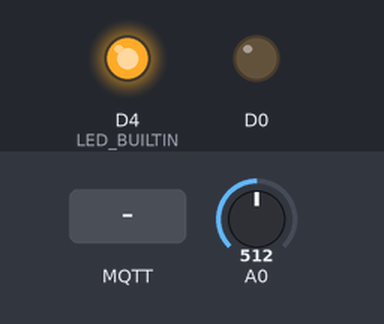
A sketch run on a simulated ESP8266 (NodeMCU). On the bench: output pins drawn as LEDs (lit = HIGH, except the on-board LED, lit = LOW). The inputs (shaded band) are chosen by the test bench; at power-on: A0 = 512. WiFi joins after 1.5 s; servers stay silent unless stated; no MQTT or app messages arrive unless stated; what the sketch prints to the serial monitor is not drawn.

Above: at 2.8 s.
2.9 s: MQTT message "1" arrives on the first subscribed topic
At 4.1 s:
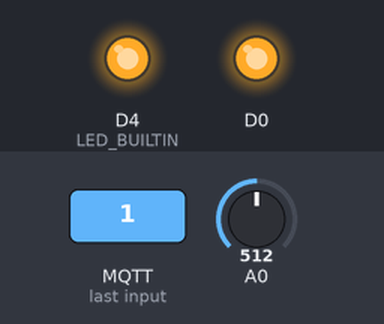
4.4 s: MQTT message "0" arrives on the first subscribed topic
At 5.5 s:
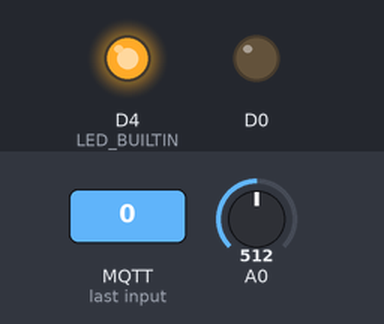
8.0 s: A0 set to 990
20.1 s: A0 set to 1010
Timing chart, 0 to 22.6 s (numbered marks = the images above; inputs shaded):
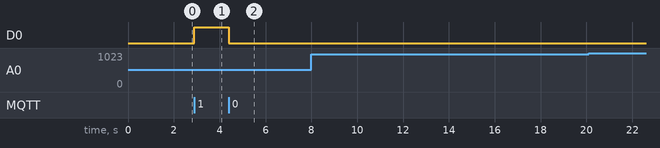

Measured:
- after the input at 2.9 s, D0: LOW → HIGH at once
- after the input at 4.4 s, D0: HIGH → LOW at once
- after the input at 8.0 s, every drawn part: stays the same
- after the input at 20.1 s, every drawn part: stays the same

The sketch:

IBM_Multiple_publish_subscribe.ino
```cpp
#include <ESP8266WiFi.h>
#include <PubSubClient.h>
#include <ArduinoJson.h>

//-------- Customise these values -----------
const char* ssid = "OnePlus";
const char* password = "subham123";

#define ORG "w3zu71"
#define DEVICE_TYPE "NodeMcu"
#define DEVICE_ID "demoDevice"
#define TOKEN "Xa5!fEa4n-nsZ&vn?Y"
//-------- Customise the above values --------

char server[] = ORG ".messaging.internetofthings.ibmcloud.com";
char authMethod[] = "use-token-auth";
char token[] = TOKEN;
char clientId[] = "d:" ORG ":" DEVICE_TYPE ":" DEVICE_ID;

const char eventTopic[] = "iot-2/evt/status/fmt/json";
const char cmdTopic[] = "iot-2/cmd/led/fmt/json";

const char eventTopic1[] = "iot-2/evt/dataUS/fmt/json";
const char cmdTopic1[] = "iot-2/cmd/ultrasonic/fmt/json";


WiFiClient wifiClient;
void callback(char* topic, byte* payload, unsigned int payloadLength) {
  Serial.print("Message arrived [");
  Serial.print(topic);
  Serial.print("] ");

  for (int i = 0; i < payloadLength; i++) {
    Serial.print((char)payload[i]);
  }
  Serial.println();

  // Switch on the LED if an 1 was received as first character
  if ((char)payload[0] == '1') {
    digitalWrite(D0, HIGH);   // Turn the LED on (Note that LOW is the voltage level
    // but actually the LED is on; this is because
    // it is acive low on the ESP-01)
  } else {
    digitalWrite(D0, LOW);  // Turn the LED off by making the voltage HIGH
  }

}
PubSubClient client(server, 1883, callback, wifiClient);

int publishInterval = 5000; // 5 seconds//Send adc every 5sc
long lastPublishMillis;

void setup() {
  Serial.begin(9600); Serial.println();
  pinMode(LED_BUILTIN, OUTPUT);
  pinMode(D0,OUTPUT);
  wifiConnect();
  mqttConnect();
}

void loop() {
  if (millis() - lastPublishMillis > publishInterval) {
    publishData();
    lastPublishMillis = millis();
  }

  if (!client.loop()) {
    mqttConnect();
  }
}

void wifiConnect() {
  Serial.print("Connecting to "); Serial.print(ssid);
  WiFi.begin(ssid, password);
  while (WiFi.status() != WL_CONNECTED) {
    delay(500);
    Serial.print(".");
  }
  Serial.print("nWiFi connected, IP address: "); Serial.println(WiFi.localIP());

}

void mqttConnect() {
  if (!!!client.connected()) {
    Serial.print("Reconnecting MQTT client to "); Serial.println(server);
    while (!!!client.connect(clientId, authMethod, token)) {
      Serial.print(".");
      delay(500);
    }
    if (client.subscribe(cmdTopic)) {
      Serial.println("subscribe to responses OK");
    } else {
      Serial.println("subscribe to responses FAILED");
    }
    Serial.println();
  }
}


void publishData() {
  // read the input on analog pin 0:
  int sensorValue = analogRead(A0);

  String payload = "{\"d\":{\"adc\":";
  payload += String(sensorValue, DEC);
  payload += "}}";

  Serial.print("Sending 1st payload: "); Serial.println(payload);

  if (client.publish(eventTopic, (char*) payload.c_str())) {
    Serial.println("1st Publish OK");
  } else {
    Serial.println("1st Publish FAILED");
  }

  Serial.print("Sending 2nd payload: "); Serial.println(payload);

  if (client.publish(eventTopic1, (char*) payload.c_str())) {
    Serial.println("2nd Publish OK");
  } else {
    Serial.println("2nd Publish FAILED");
  }

}
```
